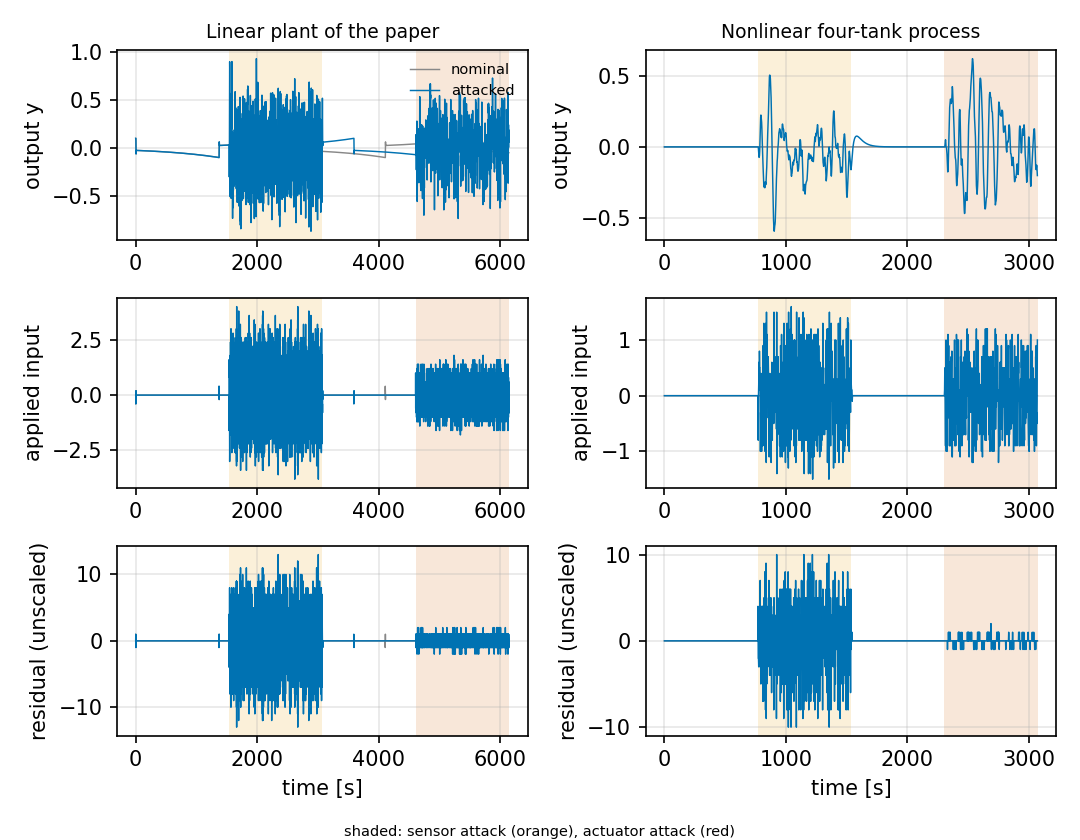

Generate this figure with Python:
"""Step 2: both plants with quantized signals and the integer controller, with attack injections.

For the linear plant of the paper the nominal part (first quarter of the run) is checked against the saved run
of the research code: the plant output, the prediction and the residual must agree exactly.
Run:  python step2_quantization.py     writes step2_quantization.pdf / .png
"""
import os
import numpy as np
import matplotlib
matplotlib.use("Agg")
import matplotlib.pyplot as plt
from quantized import QuantizedLinear, QuantizedFourTank, run

CASES = [  # spec, steps, sensor attack range (integers), actuator attack range (integers in U)
    (QuantizedLinear(), 6144, 5, 5),
    (QuantizedFourTank(), 1536, 5, 10),
]


def attack_windows(spec, n, s_rng, a_rng, seed=0):
    rng = np.random.default_rng(seed)
    sens = {k: int(rng.integers(-s_rng, s_rng + 1)) for k in range(n // 4 + 1, n // 2)}
    act = {k: int(rng.integers(-a_rng, a_rng + 1)) * spec.c ** (k % spec.kp + 1) for k in range(3 * n // 4 + 1, n)}
    return sens, act


def check_against_saved(log):
    path = os.path.join(os.path.dirname(__file__), "..", "fig7", "windowed_det_data.npz")
    D = np.load(path)
    m = 1536                                       # first quarter: no attack
    dy = np.abs(log["y"][:m] - np.array(D["y"]).ravel()[:m]).max()
    dr = np.abs(log["rho"][:m] - np.array(D["rdec"]).ravel()[:m]).max()
    dh = np.abs(log["Yhat"][:m] - np.array(D["yhat_e"]).ravel()[:m]).max()
    print(f"check against the saved run (first {m} steps): max |dy| = {dy:g}, max |drho| = {dr:g}, max |dyhat| = {dh:g}")
    assert dy == 0 and dr == 0 and dh == 0, "quantized linear loop does not reproduce the saved run"


if __name__ == "__main__":
    fig, ax = plt.subplots(3, 2, figsize=(7.2, 5.6))
    for j, (spec, n, s_rng, a_rng) in enumerate(CASES):
        sens, act = attack_windows(spec, n, s_rng, a_rng)
        nom = run(spec, n)
        att = run(spec, n, sensor_attack=lambda k: sens.get(k, 0), actuator_attack=lambda k: act.get(k, 0))
        if j == 0:
            check_against_saved(nom)
        t = np.arange(n) * spec.Ts
        nz = np.nonzero(nom["rho"])[0]
        print(f"{spec.name}: nominal nonzero residual samples {len(nz)} (first steps {nz[:6].tolist()}); "
              f"attacked: max |rho| (unscaled) = {np.abs(att['rho_unscaled']).max():.3g}")
        for i, (key, lab) in enumerate((("y", "output y"), ("u", "applied input"), ("rho_unscaled", "residual (unscaled)"))):
            a = ax[i, j]
            a.plot(t, nom[key], color="#888888", lw=0.7, label="nominal")
            a.plot(t, att[key], color="#0072b2", lw=0.7, label="attacked")
            a.axvspan((n // 4) * spec.Ts, (n // 2) * spec.Ts, color="#e69f00", alpha=0.15, lw=0)
            a.axvspan((3 * n // 4) * spec.Ts, n * spec.Ts, color="#d55e00", alpha=0.15, lw=0)
            a.set_ylabel(lab); a.grid(alpha=0.3)
        ax[0, j].set_title(spec.name, fontsize=9); ax[2, j].set_xlabel("time [s]")
    ax[0, 0].legend(frameon=False, fontsize=7, loc="upper right")
    fig.text(0.5, 0.005, "shaded: sensor attack (orange), actuator attack (red)", ha="center", fontsize=7)
    fig.tight_layout(rect=(0, 0.02, 1, 1))
    fig.savefig("step2_quantization.pdf"); fig.savefig("step2_quantization.png", dpi=150)
